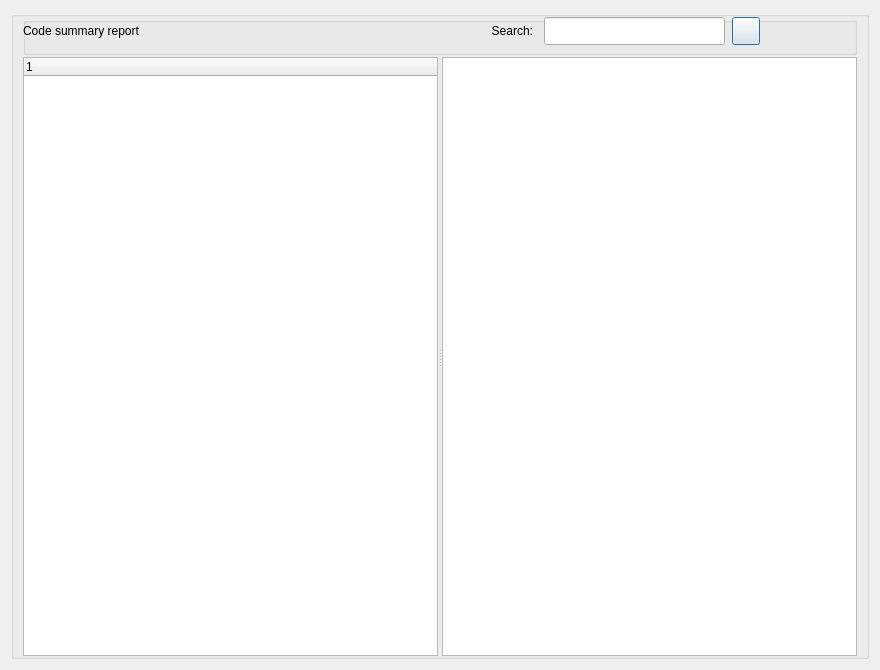
<?xml version="1.0" encoding="UTF-8"?>
<ui version="4.0">
 <class>Dialog_code_summary</class>
 <widget class="QDialog" name="Dialog_code_summary">
  <property name="geometry">
   <rect>
    <x>0</x>
    <y>0</y>
    <width>880</width>
    <height>670</height>
   </rect>
  </property>
  <property name="windowTitle">
   <string>Code summary</string>
  </property>
  <layout class="QGridLayout" name="gridLayout">
   <item row="1" column="1">
    <widget class="QGroupBox" name="groupBox_2">
     <property name="title">
      <string/>
     </property>
     <layout class="QGridLayout" name="gridLayout_2">
      <property name="topMargin">
       <number>0</number>
      </property>
      <property name="bottomMargin">
       <number>0</number>
      </property>
      <property name="verticalSpacing">
       <number>2</number>
      </property>
      <item row="1" column="0">
       <widget class="QSplitter" name="splitter">
        <property name="orientation">
         <enum>Qt::Horizontal</enum>
        </property>
        <widget class="QTreeWidget" name="treeWidget">
         <column>
          <property name="text">
           <string notr="true">1</string>
          </property>
         </column>
        </widget>
        <widget class="QTextEdit" name="textEdit"/>
       </widget>
      </item>
      <item row="0" column="0">
       <widget class="QGroupBox" name="groupBox">
        <property name="minimumSize">
         <size>
          <width>0</width>
          <height>38</height>
         </size>
        </property>
        <property name="maximumSize">
         <size>
          <width>16777215</width>
          <height>38</height>
         </size>
        </property>
        <property name="title">
         <string/>
        </property>
        <widget class="QPushButton" name="pushButton_search_next">
         <property name="geometry">
          <rect>
           <x>709</x>
           <y>0</y>
           <width>28</width>
           <height>28</height>
          </rect>
         </property>
         <property name="toolTip">
          <string>Search for next occurence in results</string>
         </property>
         <property name="text">
          <string/>
         </property>
        </widget>
        <widget class="QLineEdit" name="lineEdit_search_results">
         <property name="geometry">
          <rect>
           <x>521</x>
           <y>0</y>
           <width>181</width>
           <height>28</height>
          </rect>
         </property>
         <property name="toolTip">
          <string>Search results for text</string>
         </property>
        </widget>
        <widget class="QLabel" name="label_search_results">
         <property name="geometry">
          <rect>
           <x>379</x>
           <y>0</y>
           <width>131</width>
           <height>28</height>
          </rect>
         </property>
         <property name="text">
          <string>Search:</string>
         </property>
         <property name="alignment">
          <set>Qt::AlignRight|Qt::AlignTrailing|Qt::AlignVCenter</set>
         </property>
         <property name="wordWrap">
          <bool>true</bool>
         </property>
        </widget>
        <widget class="QLabel" name="label_codes">
         <property name="geometry">
          <rect>
           <x>0</x>
           <y>0</y>
           <width>271</width>
           <height>28</height>
          </rect>
         </property>
         <property name="minimumSize">
          <size>
           <width>0</width>
           <height>28</height>
          </size>
         </property>
         <property name="maximumSize">
          <size>
           <width>16777215</width>
           <height>28</height>
          </size>
         </property>
         <property name="text">
          <string>Code summary report</string>
         </property>
        </widget>
       </widget>
      </item>
     </layout>
    </widget>
   </item>
  </layout>
 </widget>
 <resources/>
 <connections/>
</ui>
